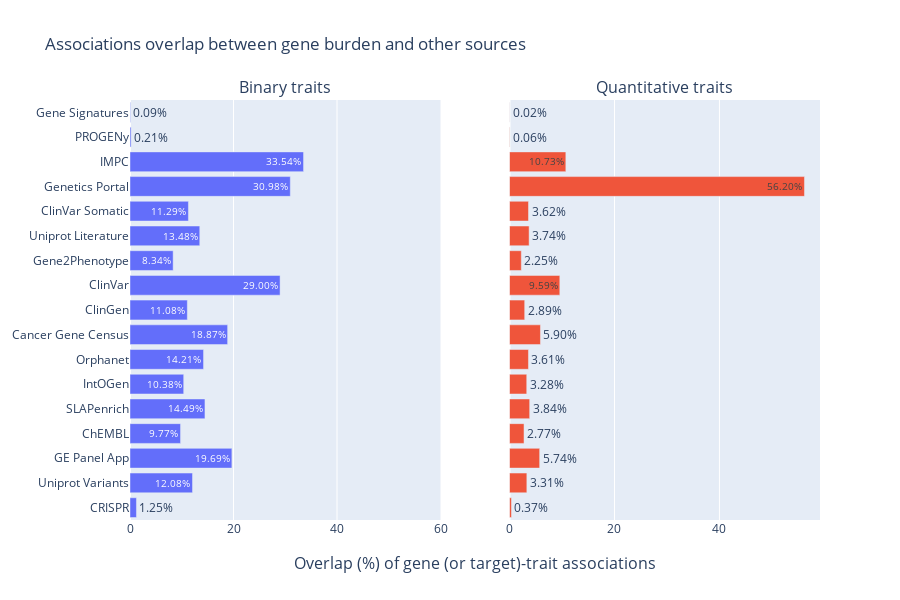

This figure's notebook cell:
### Code cell
fig7 = make_subplots(
    rows=1, cols=2, shared_yaxes=True, shared_xaxes=True, specs=[[{"type": "xy"}, {"type": "xy"}]],
    x_title='Overlap (%) of gene (or target)-trait associations', # y_title='Data source',
    subplot_titles=('Binary traits', 'Quantitative traits'),
)

fig7.add_trace(go.Bar(
    x=bin_indirect_overlap_between_sources.toPandas()['percentageOverlap'],
    y=bin_indirect_overlap_between_sources.toPandas()['prettyDatasourceId'],
    text=bin_indirect_overlap_between_sources.toPandas()['percentageOverlap'].apply(lambda x: f"{'%.2f'%x}%"),
    orientation='h',
    hovertemplate='%{y}: %{x}%<extra></extra>',
    ), row=1, col=1,
    )

fig7.add_trace(go.Bar(
    x=quant_indirect_overlap_between_sources.toPandas()['percentageOverlap'],
    y=quant_indirect_overlap_between_sources.toPandas()['prettyDatasourceId'],
    text=quant_indirect_overlap_between_sources.toPandas()['percentageOverlap'].apply(lambda x: f"{'%.2f'%x}%"),
    orientation='h',
    hovertemplate='%{y}: %{x}%<extra></extra>',
    ), row=1, col=2)

# fig7.update_layout(coloraxis=dict(colorscale='Bluered_r'), showlegend=False)

fig7.update_layout(
    title_text="Associations overlap between gene burden and other sources",
    xaxis_range=[0,60],
    showlegend=False, height=600)
py.plot(fig7, filename = 'assoc_ot_burden_overlap', auto_open=True)
fig7.show()

### Figure 1 — Plotly figure (JSON) as saved in the notebook; plotly's stock layout.template omitted (floating-point values rounded to 4 significant figures)
{"data": [{"hovertemplate": "%{y}: %{x}%<extra></extra>", "orientation": "h", "text": ["1.25%", "12.08%", "19.69%", "9.77%", "14.49%", "10.38%", "14.21%", "18.87%", "11.08%", "29.00%", "8.34%", "13.48%", "11.29%", "30.98%", "33.54%", "0.21%", "0.09%"], "type": "bar", "x": [1.248, 12.08, 19.69, 9.769, 14.49, 10.38, 14.21, 18.87, 11.08, 29.0, 8.338, 13.48, 11.29, 30.98, 33.54, 0.213, 0.0913], "xaxis": "x", "y": ["CRISPR", "Uniprot Variants", "GE Panel App", "ChEMBL", "SLAPenrich", "IntOGen", "Orphanet", "Cancer Gene Census", "ClinGen", "ClinVar", "Gene2Phenotype", "Uniprot Literature", "ClinVar Somatic", "Genetics Portal", "IMPC", "PROGENy", "Gene Signatures"], "yaxis": "y"}, {"hovertemplate": "%{y}: %{x}%<extra></extra>", "orientation": "h", "text": ["0.37%", "3.31%", "5.74%", "2.77%", "3.84%", "3.28%", "3.61%", "5.90%", "0.06%", "2.89%", "9.59%", "2.25%", "3.74%", "3.62%", "56.20%", "10.73%", "0.02%"], "type": "bar", "x": [0.3704, 3.305, 5.744, 2.767, 3.843, 3.284, 3.613, 5.898, 0.06289, 2.893, 9.588, 2.25, 3.739, 3.62, 56.2, 10.73, 0.02096], "xaxis": "x2", "y": ["CRISPR", "Uniprot Variants", "GE Panel App", "ChEMBL", "SLAPenrich", "IntOGen", "Orphanet", "Cancer Gene Census", "PROGENy", "ClinGen", "ClinVar", "Gene2Phenotype", "Uniprot Literature", "ClinVar Somatic", "Genetics Portal", "IMPC", "Gene Signatures"], "yaxis": "y2"}], "layout": {"annotations": [{"font": {"size": 16}, "showarrow": false, "text": "Binary traits", "x": 0.225, "xanchor": "center", "xref": "paper", "y": 1, "yanchor": "bottom", "yref": "paper"}, {"font": {"size": 16}, "showarrow": false, "text": "Quantitative traits", "x": 0.775, "xanchor": "center", "xref": "paper", "y": 1, "yanchor": "bottom", "yref": "paper"}, {"font": {"size": 16}, "showarrow": false, "text": "Overlap (%) of gene (or target)-trait associations", "x": 0.5, "xanchor": "center", "xref": "paper", "y": 0, "yanchor": "top", "yref": "paper", "yshift": -30}], "height": 600, "showlegend": false, "title": {"text": "Associations overlap between gene burden and other sources"}, "xaxis": {"anchor": "y", "domain": [0, 0.45], "range": [0, 60]}, "xaxis2": {"anchor": "y2", "domain": [0.55, 1]}, "yaxis": {"anchor": "x", "domain": [0, 1]}, "yaxis2": {"anchor": "x2", "domain": [0, 1], "matches": "y", "showticklabels": false}}}
